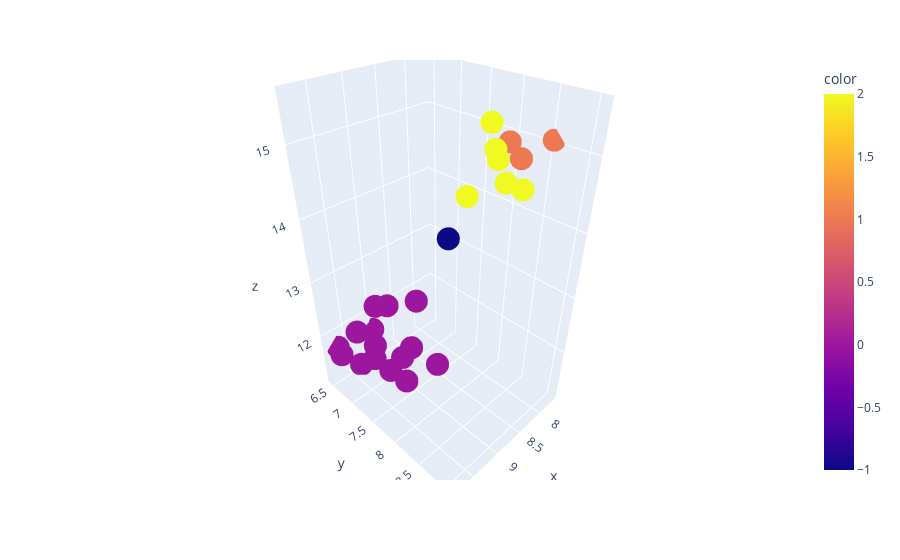

Notebook code cell kept with this figure:
### Code cell
fig.show()

### Figure 1 — Plotly figure (JSON) as saved in the notebook; plotly's stock layout.template omitted (floating-point values rounded to 4 significant figures)
{"data": [{"customdata": [["In the past two weeks, how often has your child put off or avoided doing things that were hard for him or her because they required a lot of attention?"], ["Do the problems we have just been talking about cause difficulties for your child in any of the following areas:With family"], ["Do the problems we have just been talking about cause difficulties for your child in any of the following areas:With friends"], ["In the past two weeks, how often has your child talked when he or she wasn't supposed to, or had people complain that he or she talked too much?"], ["In the past two weeks, how often has your child interrupted someone when they were talking?"], ["In the past two weeks, how often has your child had trouble waiting for his or her turn or waiting for other things?"], ["In the past two weeks, how often has your child blurt out answers in school without being called on, or blurt out answers when someone wasn't talking to him or her?"], ["In the past two weeks, how often has your child had trouble being quiet when he or she was supposed to be quiet?"], ["In the past two weeks, how often has your child been on the go, moving from one place to another?"], ["In the past two weeks, how often has your child run or climbed on things when he or she was not supposed to?"], ["In the past two weeks, how often has your child felt fidgety, like it was hard to sit without bouncing his or her leg or getting up and moving around?"], ["In the past two weeks, how often has your child forgotten something somewhere or forgotten to do something he or she was supposed to do?"], ["In the past two weeks, how often has your child lost his or her homework, pencils, jacket, cell phone, or anything else big or small?"], ["Do the problems we have just been talking about cause difficulties for your child in any of the following areas:At school"], ["In the past two weeks, how often has your child had trouble organizing his or her homework or other tasks?"], ["In the past two weeks, how often has your child not followed instructions that a parent or teacher said to him or her, or instructions on an assignment or test?"], ["In the past 2 weeks, how often has your child forgotten or tuned out what you or their teachers said to him or her?"], ["You said in the past your child had trouble with attention and staying seated back in September 2008 and also in the past two weeks. When answering these next set of question, I'll be asking you about both the past two weeks and the time in the past when he or she had these problems. In the past two weeks, how many days has your child made a careless mistake?"], ["In the past two weeks, how many days has your child made a careless mistake?"], ["You said that in the past your child had a lot of trouble keeping focused and paying attention; was often easily distracted; often had trouble staying seated; was impulsive and often acted before he or she thought. When was that?"], ["You said that in the past your child was often easily distracted; often had trouble staying seated; was impulsive and often acted before he or she thought. When was that?"], ["You said that in the past your child had a lot of trouble keeping focused and paying attention; often had trouble staying seated; was impulsive and often acted before he or she thought. When was that?"], ["You said that in the past your child had a lot of trouble keeping focused and paying attention; was often easily distracted; was impulsive and often acted before he or she thought. When was that?"], ["You said that in the past your child had a lot of trouble keeping focused and paying attention; was often easily distracted; and often had trouble staying seated. When was that?"], ["You said that in the past your child often had trouble staying seated; was impulsive and often acted before he or she thought. When was that?"]], "hovertemplate": "x=%{x}<br>y=%{y}<br>z=%{z}<br>questions=%{customdata[0]}<br>color=%{marker.color}<extra></extra>", "legendgroup": "", "marker": {"color": [0, 1, 1, 0, 0, 0, 0, 0, 0, 0, 0, 0, 0, 1, 0, 0, 0, -1, 0, 2, 2, 2, 2, 2, 2], "coloraxis": "coloraxis", "symbol": "circle"}, "mode": "markers", "name": "", "scene": "scene", "showlegend": false, "type": "scatter3d", "x": [9.642, 7.997, 7.843, 9.254, 8.999, 9.101, 9.353, 8.904, 9.768, 9.565, 9.19, 9.665, 9.172, 7.658, 8.763, 9.819, 9.673, 9.049, 9.516, 8.697, 9.16, 8.787, 8.926, 9.159, 8.892], "y": [7.4, 8.17, 8.243, 6.804, 6.456, 7.526, 6.549, 7.066, 7.87, 7.94, 8.155, 7.024, 7.115, 8.547, 7.285, 6.785, 6.451, 8.197, 7.306, 8.686, 8.888, 8.523, 9.066, 8.561, 8.716], "z": [12.35, 15.01, 14.78, 11.4, 11.64, 12.02, 11.16, 11.36, 12.3, 12.0, 12.2, 12.37, 12.61, 15.04, 12.56, 11.87, 11.69, 14.16, 12.91, 14.9, 15.45, 15.52, 15.03, 14.86, 15.23]}], "layout": {"coloraxis": {"colorbar": {"title": {"text": "color"}}, "colorscale": [[0, "#0d0887"], [0.1111, "#46039f"], [0.2222, "#7201a8"], [0.3333, "#9c179e"], [0.4444, "#bd3786"], [0.5556, "#d8576b"], [0.6667, "#ed7953"], [0.7778, "#fb9f3a"], [0.8889, "#fdca26"], [1, "#f0f921"]]}, "legend": {"tracegroupgap": 0}, "margin": {"t": 60}, "scene": {"domain": {"x": [0, 1], "y": [0, 1]}, "xaxis": {"title": {"text": "x"}}, "yaxis": {"title": {"text": "y"}}, "zaxis": {"title": {"text": "z"}}}}}
